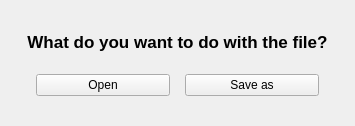
<?xml version="1.0" encoding="UTF-8"?>
<ui version="4.0">
 <class>DownloadPopup</class>
 <widget class="QWidget" name="DownloadPopup">
  <property name="geometry">
   <rect>
    <x>0</x>
    <y>0</y>
    <width>342</width>
    <height>126</height>
   </rect>
  </property>
  <property name="windowTitle">
   <string/>
  </property>
  <layout class="QVBoxLayout" name="verticalLayout_3">
   <property name="spacing">
    <number>0</number>
   </property>
   <property name="leftMargin">
    <number>6</number>
   </property>
   <property name="topMargin">
    <number>6</number>
   </property>
   <property name="rightMargin">
    <number>6</number>
   </property>
   <property name="bottomMargin">
    <number>6</number>
   </property>
   <item>
    <widget class="QFrame" name="popupMargins">
     <property name="frameShape">
      <enum>QFrame::NoFrame</enum>
     </property>
     <property name="frameShadow">
      <enum>QFrame::Raised</enum>
     </property>
     <layout class="QVBoxLayout" name="verticalLayout_2">
      <property name="spacing">
       <number>6</number>
      </property>
      <property name="leftMargin">
       <number>6</number>
      </property>
      <property name="topMargin">
       <number>6</number>
      </property>
      <property name="rightMargin">
       <number>6</number>
      </property>
      <property name="bottomMargin">
       <number>6</number>
      </property>
      <item>
       <widget class="QFrame" name="popupFrame">
        <property name="frameShape">
         <enum>QFrame::NoFrame</enum>
        </property>
        <property name="frameShadow">
         <enum>QFrame::Raised</enum>
        </property>
        <layout class="QVBoxLayout" name="verticalLayout">
         <property name="spacing">
          <number>15</number>
         </property>
         <property name="leftMargin">
          <number>15</number>
         </property>
         <property name="topMargin">
          <number>15</number>
         </property>
         <property name="rightMargin">
          <number>15</number>
         </property>
         <property name="bottomMargin">
          <number>15</number>
         </property>
         <item>
          <widget class="QLabel" name="label_2">
           <property name="font">
            <font>
             <pointsize>13</pointsize>
             <bold>true</bold>
            </font>
           </property>
           <property name="text">
            <string>What do you want to do with the file?</string>
           </property>
           <property name="alignment">
            <set>Qt::AlignCenter</set>
           </property>
          </widget>
         </item>
         <item>
          <widget class="QFrame" name="frame_3">
           <property name="frameShape">
            <enum>QFrame::NoFrame</enum>
           </property>
           <property name="frameShadow">
            <enum>QFrame::Raised</enum>
           </property>
           <layout class="QHBoxLayout" name="horizontalLayout_5">
            <property name="spacing">
             <number>15</number>
            </property>
            <property name="topMargin">
             <number>0</number>
            </property>
            <property name="bottomMargin">
             <number>0</number>
            </property>
            <item>
             <widget class="QPushButton" name="open">
              <property name="text">
               <string>Open</string>
              </property>
             </widget>
            </item>
            <item>
             <widget class="QPushButton" name="saveAs">
              <property name="text">
               <string>Save as</string>
              </property>
             </widget>
            </item>
           </layout>
          </widget>
         </item>
        </layout>
       </widget>
      </item>
     </layout>
    </widget>
   </item>
  </layout>
 </widget>
 <resources/>
 <connections/>
</ui>
